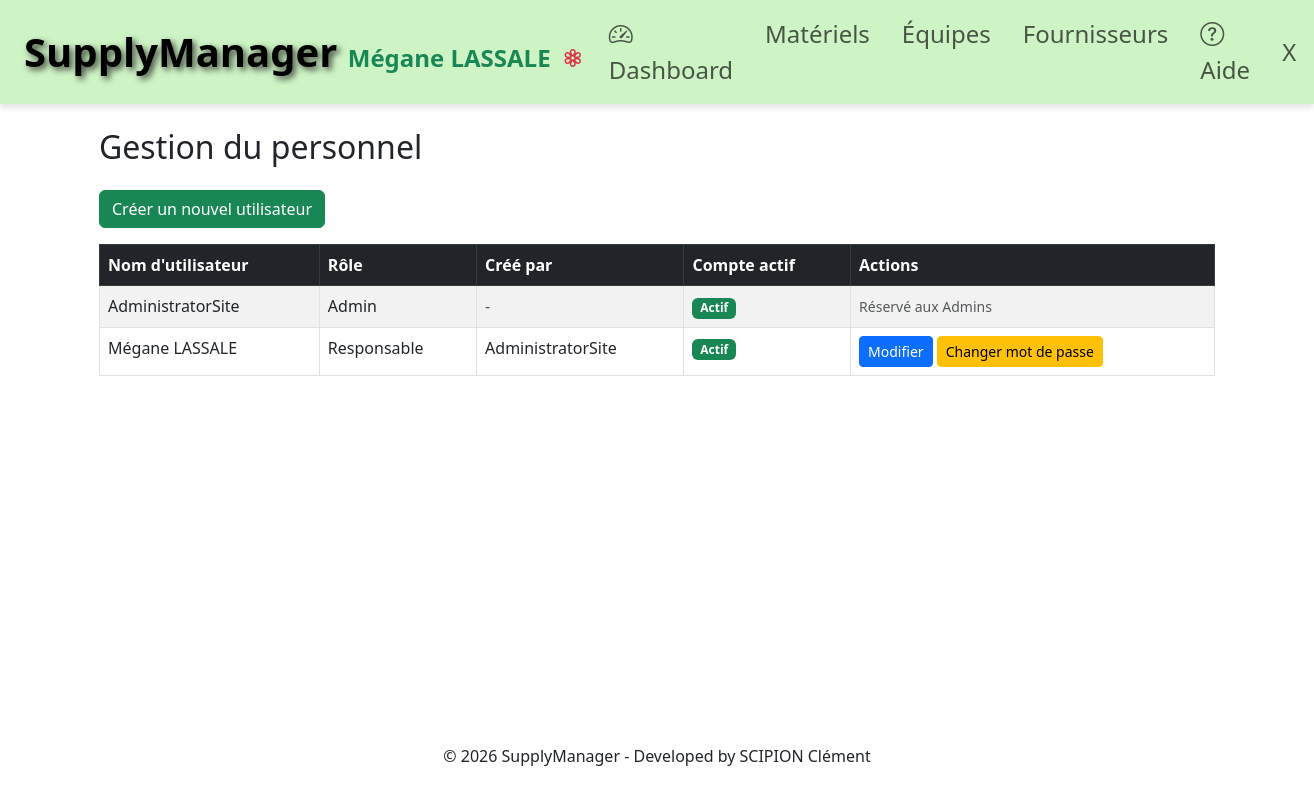
/staff/ (signed in), run on the app's committed database.
### authentication/models.py (models this page shows, shortened)
class User(AbstractUser):
    username = models.CharField(
        max_length=150,
        unique=True,
        validators=[UsernameWithSpacesValidator()],
        error_messages={
            'unique': "Un utilisateur avec ce nom existe déjà.",
        },
    )
    objects = UserManager()
    ADMIN = 'ADMIN'
    DIRECTOR = 'DIRECTOR'
    CREW = 'CREW'
    ROLE_CHOICES = [
        (ADMIN, 'Admin'),
        (DIRECTOR, 'Responsable'),
        (CREW, 'Équipe'),
    ]
    role = models.CharField(max_length=15, choices=ROLE_CHOICES, default=CREW)
    still_active = models.BooleanField(default=True)
    created_by = models.ForeignKey(
        settings.AUTH_USER_MODEL,
        on_delete=models.SET_NULL,
        null=True,
        blank=True,
        related_name='created_users'
    )
    revoked_by = models.ForeignKey(
        settings.AUTH_USER_MODEL,
        on_delete=models.SET_NULL,
        null=True,
        blank=True,
        related_name='revoked_users'
    )
    date_start_contract = models.DateField(
        null=True,
        blank=True,
        verbose_name="Date début contrat"
    )
    date_end_contract = models.DateField(
        null=True,
        blank=True,
        verbose_name="Date fin contrat"
    )
    class Meta:
        verbose_name = "Utilisateur"
        verbose_name_plural = "Utilisateurs"
        indexes = [
            models.Index(fields=['role'], name='user_role_idx'),
            models.Index(fields=['still_active'], name='user_active_idx'),
            models.Index(fields=['date_end_contract'],
                         name='user_end_contract_idx'),
            models.Index(
                fields=['role', 'still_active'],
                name='user_role_active_idx'
            ),
            models.Index(
                fields=['role', 'date_end_contract'],
                name='user_role_contract_idx'
            ),
        ]

### core/views/management.py (the view)
# urls.py: path('staff/', core.views.staff_management, name='staff_management'),
@login_required
def staff_management(request):
    users = User.objects.all().order_by('role', 'username')
    return render(request, 'staff_management.html', {'users': users})

### authentication/templatetags/auth_extras.py (called while the page is built)
def is_manager(user):
    return user.is_authenticated and user.role in ['ADMIN', 'DIRECTOR']

@register.filter(name='has_group')
def has_group(user, group_name):
    if not user.is_authenticated:
        return False
    return user.groups.filter(name=group_name).exists()

### core/templates/staff_management.html (shortened to what this page needs)
{% extends 'base.html' %}
{% load static %}
{% load auth_extras %}
{% block content %}
<div class="container mt-4">
    <h2 class="mb-4">Gestion du personnel</h2>
    <div class="mb-3">
        {% if request.user|is_manager %}
        <a href="{% url 'create_user' %}" class="btn btn-success">Créer un nouvel utilisateur</a>
        {% endif %}
    </div>
    <div class="table-responsive">
        <table class="table table-striped table-bordered">
            <thead class="table-dark">
                <tr>
                    <th>Nom d'utilisateur</th>
                    <th>Rôle</th>
                    <th>Créé par</th>
                    <th>Compte actif</th>
                    <th>Actions</th>
                </tr>
            </thead>
            <tbody>
                {% for user in users %}
                <tr class="clickable-row" style="cursor: pointer;" data-modal-id="userDetailModal{{ user.id }}">
                    <td>{{ user.username }}</td>
                    <td>{{ user.get_role_display }}</td>
                    <td>
                        {% if user.created_by %}
                            {{ user.created_by.username }}
                        {% else %}
                            <span class="text-muted">-</span>
                        {% endif %}
                    </td>
                    <td>
                        {% if user.is_active %}
                            <span class="badge bg-success">Actif</span>
                        {% else %}
                            <span class="badge bg-secondary">Inactif</span>
                        {% endif %}
                    </td>
                    <td onclick="event.stopPropagation();">
                        {% if request.user|is_manager %}
                            {% if user.role == 'ADMIN' and request.user.role != 'ADMIN' %}
                                <span class="text-muted small">Réservé aux Admins</span>
                            {% else %}
                                <a href="{% url 'change_user' user_id=user.id %}" class="btn btn-sm btn-primary">Modifier</a>
                                {% if user.id != request.user.id %}
                                <button type="button" class="btn btn-sm btn-danger"
                                        data-bs-toggle="modal"
                                        data-bs-target="#deleteModal{{ user.id }}"
                                        data-username="{{ user.username }}"
                                        onclick="event.stopPropagation();">
                                    Supprimer
                                </button>
                                {% else %}
                                <a href="{% url 'change_password' %}" class="btn btn-sm btn-warning">Changer mot de passe</a>
                                {% endif %}
                            {% endif %}
                        {% else %}
                            {% if user.id == request.user.id %}
                                <a href="{% url 'change_password' %}" class="btn btn-sm btn-warning">Changer mot de passe</a>
                            {% else %}
                                <span class="text-muted small">Lecture seule</span>
                            {% endif %}
                        {% endif %}
                    </td>
                </tr>
                {% endfor %}
            </tbody>
        </table>
    </div>
</div>
{% endblock %}

### LaundryWatcher/templates/base.html (shortened to what this page needs)
{% load static %}
{% load auth_extras %}
<!DOCTYPE html>
<html lang="fr">
<head>
    <link href="https://cdn.jsdelivr.net/npm/bootstrap@5.3.0/dist/css/bootstrap.min.css" rel="stylesheet">
    <link rel="stylesheet" href="https://cdn.jsdelivr.net/npm/bootstrap-icons@1.11.0/font/bootstrap-icons.css">
    <link rel="stylesheet" href="{% static 'css/styles.css' %}">
</head>
<body>
    {% if user.is_authenticated %}
    <nav class="navbar navbar-expand-lg navbar-light sticky-top shadows-sm py-2"
        style="background-color: rgb(206, 243, 197); box-shadow: 0 4px 6px rgba(0, 0, 0, 0.1);">
        <div class="container-fluid px-4">
            <a class="navbar-brand d-none d-lg-block" href="{% url 'dashboard' %}">
                <h1 class="display-6 fw-bolder text-black mb-0"
                style="text-shadow: 3px 3px 6px rgba(0, 0, 0, 0.7);">
                SupplyManager
                <span class="text-success fs-4 mb-0" style="text-shadow: none;">
                    {{ user.username }}
                    {% if user.username == "Mégane LASSALE" %}
                        <i class="bi bi-flower3 ms-1 text-danger"></i>
                    {% endif %}
                </span>
                </h1>
            </a>
                <div class="collapse navbar-collapse justify-content-end" id="navbarNav">
                    <div class="navbar-nav fs-4 gap-3 text-end text-lg-start">
                        <a class="nav-link" href="{% url 'dashboard' %}">
                            <i class="bi bi-speedometer2"></i> Dashboard
                        </a>
                        <a class="nav-link" href="{% url 'supplies_management' %}">Matériels</a>
                        <a class="nav-link" href="{% url 'staff_management' %}">Équipes</a>
                        <a class="nav-link" {% if request.resolver_match.url_name == 'suppliers-management' %}active fw-bold{%endif %} href="{% url 'suppliers_management' %}">Fournisseurs</a>
                        <a class="nav-link" href="{% url 'help' %}">
                            <i class="bi bi-question-circle"></i> Aide
                        </a>
                        <button type="button" class="nav-link bg-transparent border-0"
                                data-bs-toggle="modal"
                                data-bs-target="#logoutModal"
                                style="cursor: pointer;">X</button>
                    </div>
        </div>
    </nav>
    {% endif %}
    <main>
        {% block content %}
        {% endblock %}
    </main>
    <footer>
        <p>&copy; 2026 SupplyManager - Developed by SCIPION Clément</p>
    </footer>
</body>
</html>

### LaundryWatcher/templates/base.html (style rules this page uses)
body { min-height: 100vh; display: flex; flex-direction: column; }
main { flex: 1; }
footer { margin-top: auto; padding: 1rem 0; text-align: center; }

### data on the page
User: username "Mégane LASSALE", role "Responsable", created_by.username "AdministratorSite", is_active "Actif", shows "Modifier", shows "Changer mot de passe"
User: username "AdministratorSite", role "Admin", is_active "Actif", shows "Réservé aux Admins"
